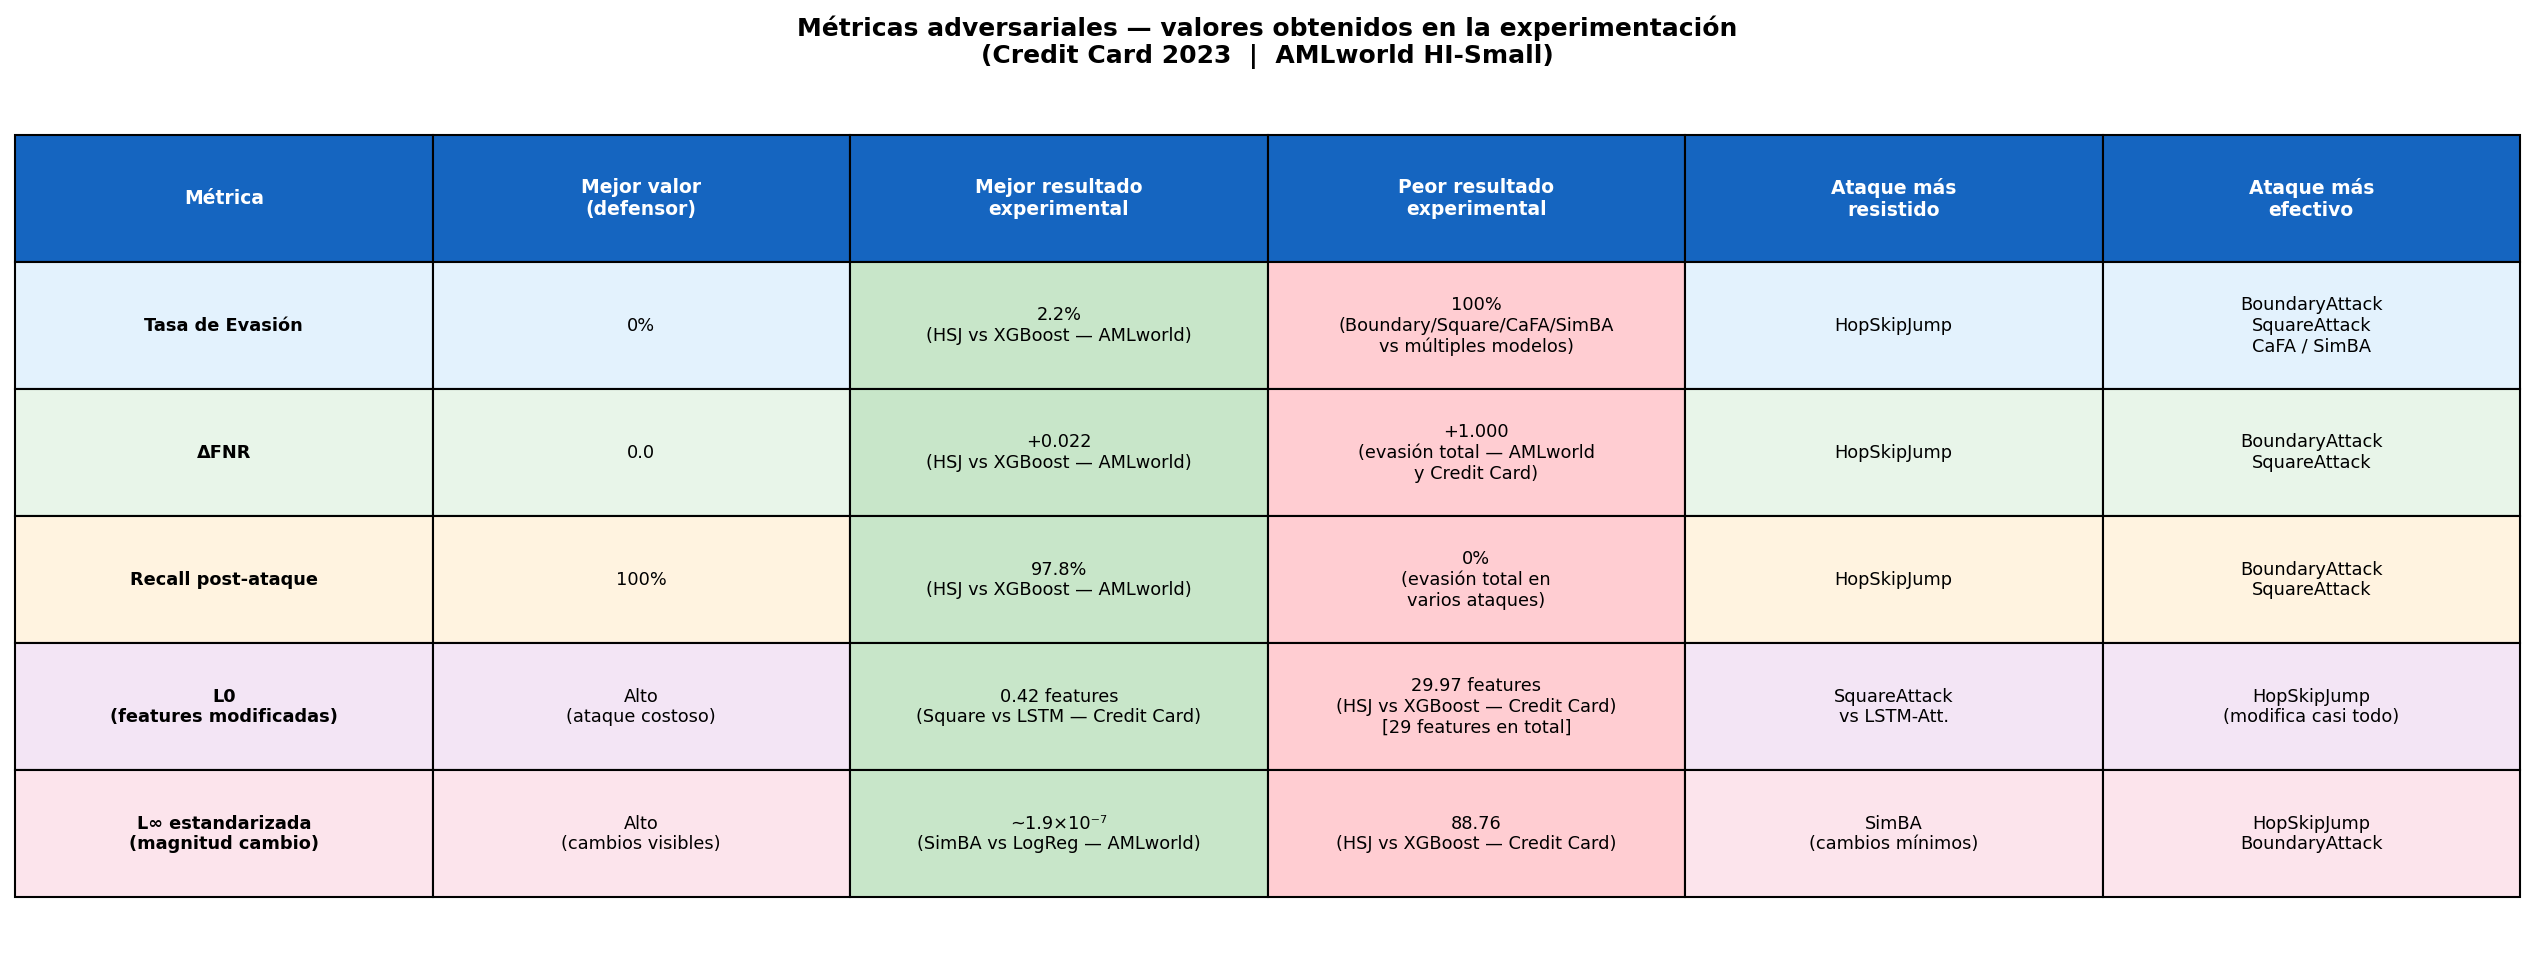

Python code for this plot:
"""
Tabla de métricas adversariales con valores reales de los experimentos.
"""
import os
import matplotlib
matplotlib.use('Agg')
import matplotlib.pyplot as plt

OUT_DIR = os.path.dirname(os.path.abspath(__file__))

def plot():
    fig, ax = plt.subplots(figsize=(17, 6.5))
    ax.axis('off')

    cols = [
        'Métrica',
        'Mejor valor\n(defensor)',
        'Mejor resultado\nexperimental',
        'Peor resultado\nexperimental',
        'Ataque más\nresistido',
        'Ataque más\nefectivo',
    ]

    rows = [
        [
            'Tasa de Evasión',
            '0%',
            '2.2%\n(HSJ vs XGBoost — AMLworld)',
            '100%\n(Boundary/Square/CaFA/SimBA\nvs múltiples modelos)',
            'HopSkipJump',
            'BoundaryAttack\nSquareAttack\nCaFA / SimBA',
        ],
        [
            'ΔFNR',
            '0.0',
            '+0.022\n(HSJ vs XGBoost — AMLworld)',
            '+1.000\n(evasión total — AMLworld\ny Credit Card)',
            'HopSkipJump',
            'BoundaryAttack\nSquareAttack',
        ],
        [
            'Recall post-ataque',
            '100%',
            '97.8%\n(HSJ vs XGBoost — AMLworld)',
            '0%\n(evasión total en\nvarios ataques)',
            'HopSkipJump',
            'BoundaryAttack\nSquareAttack',
        ],
        [
            'L0\n(features modificadas)',
            'Alto\n(ataque costoso)',
            '0.42 features\n(Square vs LSTM — Credit Card)',
            '29.97 features\n(HSJ vs XGBoost — Credit Card)\n[29 features en total]',
            'SquareAttack\nvs LSTM-Att.',
            'HopSkipJump\n(modifica casi todo)',
        ],
        [
            'L∞ estandarizada\n(magnitud cambio)',
            'Alto\n(cambios visibles)',
            '~1.9×10⁻⁷\n(SimBA vs LogReg — AMLworld)',
            '88.76\n(HSJ vs XGBoost — Credit Card)',
            'SimBA\n(cambios mínimos)',
            'HopSkipJump\nBoundaryAttack',
        ],
    ]

    row_colors = [
        ['#E3F2FD'] * len(cols),
        ['#E8F5E9'] * len(cols),
        ['#FFF3E0'] * len(cols),
        ['#F3E5F5'] * len(cols),
        ['#FCE4EC'] * len(cols),
    ]

    table = ax.table(
        cellText=rows,
        colLabels=cols,
        cellLoc='center',
        loc='center',
        cellColours=row_colors,
    )

    table.auto_set_font_size(False)
    table.set_fontsize(8.5)
    table.scale(1, 4.5)

    # Encabezado
    for j in range(len(cols)):
        table[0, j].set_facecolor('#1565C0')
        table[0, j].set_text_props(color='white', fontweight='bold', fontsize=9)

    # Negrita columna métrica
    for i in range(1, len(rows) + 1):
        table[i, 0].set_text_props(fontweight='bold')
        # Resaltar mejor resultado (col 2) en verde
        table[i, 2].set_facecolor('#C8E6C9')
        # Resaltar peor resultado (col 3) en rojo claro
        table[i, 3].set_facecolor('#FFCDD2')

    ax.set_title(
        'Métricas adversariales — valores obtenidos en la experimentación\n'
        '(Credit Card 2023  |  AMLworld HI-Small)',
        fontsize=12, fontweight='bold', pad=14,
    )

    fig.tight_layout()
    path = os.path.join(OUT_DIR, 'tabla_metricas_valores.png')
    fig.savefig(path, bbox_inches='tight', dpi=150)
    plt.close(fig)
    print(f'Saved: {path}')

if __name__ == '__main__':
    plot()
